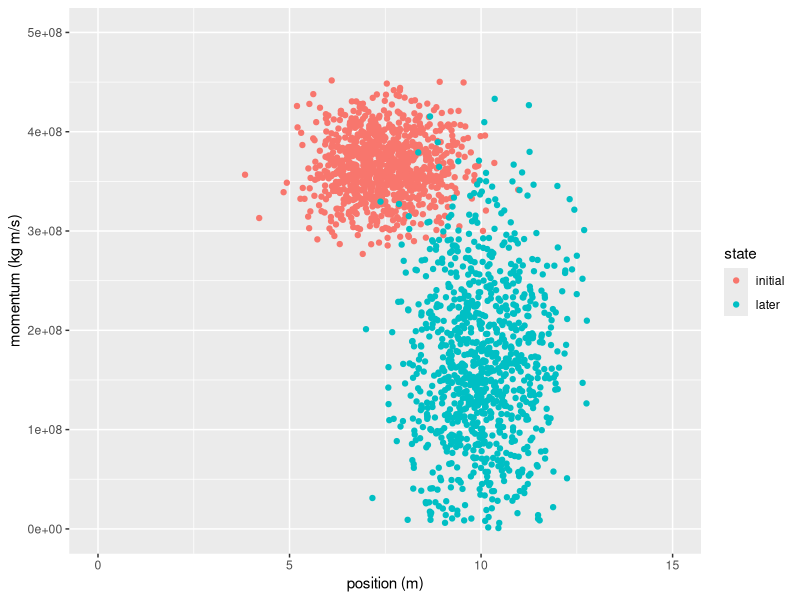
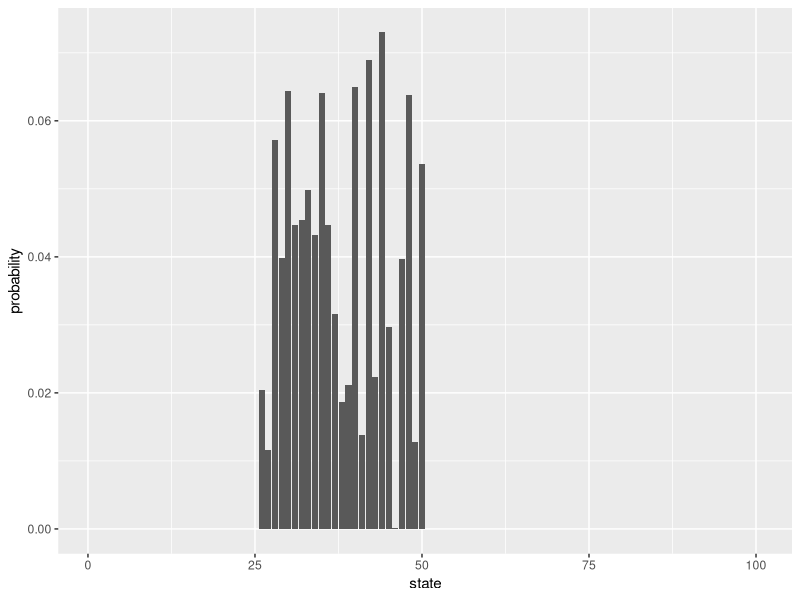

The R source for these figures, in order:
## ---- chunk 1
knitr::opts_chunk$set(echo = TRUE)
options(scipen = 1, digits = 4)
if(!require("ggplot2")) { install.packages('ggplot2', repos = "http://cran.us.r-project.org"); library("ggplot2") }
# DiagrammeR requires glpk and gfortran as dependencies
if(!require("DiagrammeR")) { install.packages('DiagrammeR', repos = "http://cran.us.r-project.org"); library("DiagrammeR") }
## ---- chunk 2
states_graph_1 <-
  create_graph() %>%
  add_node(label = "R") %>%
  add_node(label = "B") %>%
  add_node(label = "G") %>%
  add_node(label = "Y") %>%
  add_node(label = "O") %>%
  add_node(label = "P") %>%
  add_edge(from = "R", to = "B") %>%
  add_edge(from = "B", to = "G") %>%
  add_edge(from = "G", to = "Y") %>%
  add_edge(from = "Y", to = "O") %>%
  add_edge(from = "O", to = "P") %>%
  add_edge(from = "P", to = "R")
render_graph(states_graph_1)
## ---- chunk 3
states_graph_2 <-
  create_graph() %>%
  add_node(label = "R") %>%
  add_node(label = "B") %>%
  add_node(label = "G") %>%
  add_node(label = "Y") %>%
  add_node(label = "O") %>%
  add_node(label = "P") %>%
  add_edge(from = "R", to = "B") %>%
  add_edge(from = "B", to = "G") %>%
  add_edge(from = "G", to = "R") %>%
  add_edge(from = "Y", to = "O") %>%
  add_edge(from = "O", to = "P") %>%
  add_edge(from = "P", to = "Y")
render_graph(states_graph_2)
## ---- chunk 4
# For a $450\text{g}$ association football travelling near $150\text{km/h}$ around a $15\text{m}$ gym:
M <- 1000; m <- 0.450; v <- 150000*60*60; xmax <- 15
p0 <- rnorm(M, m*v*1.5, 30000000)
x0 <- rnorm(M, xmax/2, 1)
p1 <- rnorm(M, m*v/1.5, 85000000)
x1 <- rnorm(M, xmax/1.5, 1)

df <- data.frame(p = p0, x = x0, state="initial")
df[1001:2000, ] <- data.frame(p = p1, x = x1, state="later")
p1 <- ggplot(df, aes(x = x, y = p, colour = state)) + xlim(c(0, 15)) + ylim(c(0, 500000000))
p1 <- p1 + xlab("position (m)") + ylab("momentum (kg m/s)")
p1 <- p1 + geom_point(data = df, na.rm=TRUE)
p1
## ---- chunk 5
N <- 100
M <- 25
nz_probs <- runif(M)
probs <- rep(0, M)
probs <- append(probs, nz_probs/sum(nz_probs))
probs <- append(probs, rep(0, N-2*M))
df2 <- data.frame(i = seq(1, N), p = probs)
p1 <- ggplot(data = df2) + xlab("state") + ylab("probability")
p1 + geom_col(aes(x = i, y = p))
## ---- chunk 6
S <- - sum(df2$p * log(df2$p), na.rm = TRUE)
